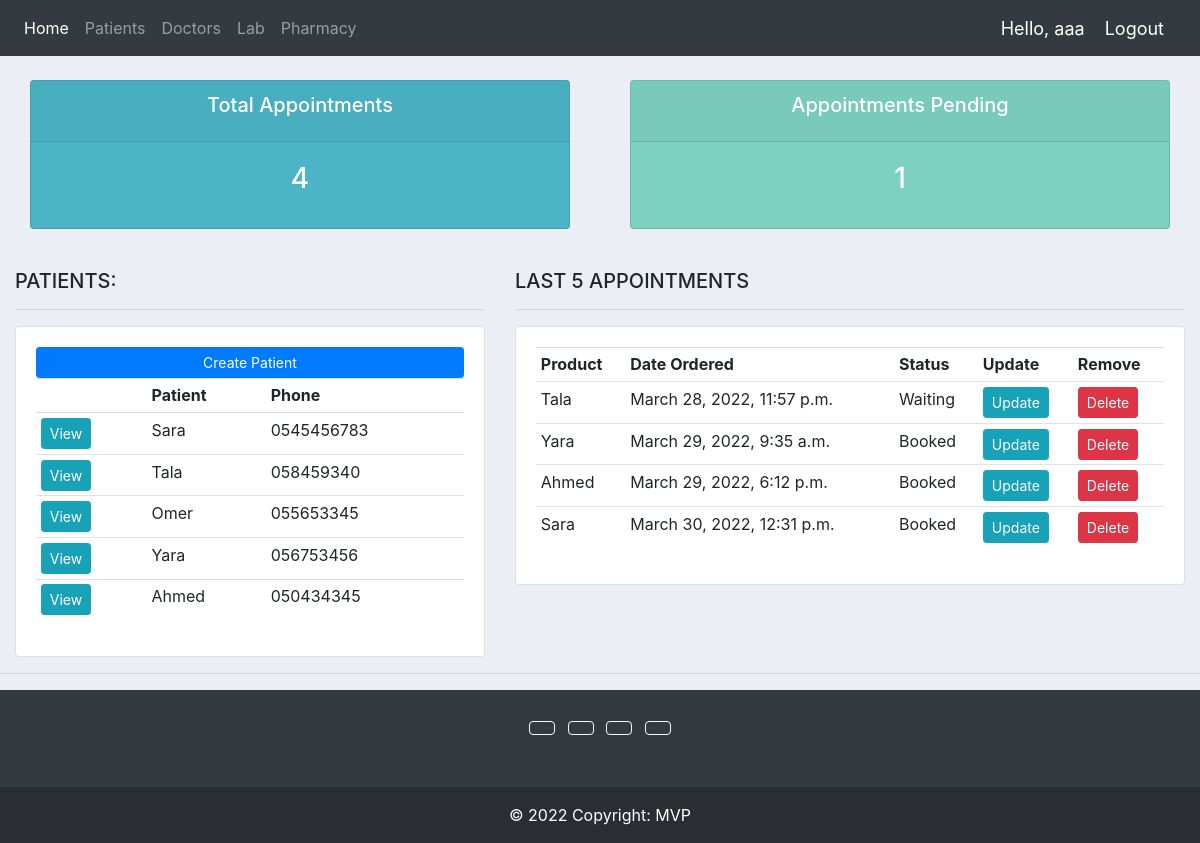
The app's page / (signed in) with its own data.
### accounts/models.py (models this page shows, shortened)
class Patient(models.Model):
    name = models.CharField(max_length=200, null=True)
    email = models.EmailField()
    phone = models.CharField(max_length=200, null=True)
    date = models.TimeField()
    def __str__(self):
        return self.name

class Appointment(models.Model):
    STATUS = (
        ('Booked', 'Booked'),
        ('Available', 'Available'),
        ('Waiting', 'Waiting')
    )
    patient = models.ForeignKey(Patient, null=True, on_delete=models.SET_NULL)
    doctor = models.ForeignKey(Doctor, null=True, on_delete=models.SET_NULL)
    date_created = models.DateTimeField(auto_now_add=True, null=True)
    status = models.CharField(max_length=200, null=True, choices=STATUS)

### accounts/decorators.py (the view)
    def wrapper_function(request, *args, **kwargs):
        group = None
        if request.user.groups.exists():
            group = request.user.groups.all()[0].name
        if group == 'patient':
            return redirect('user-page')
        if group == 'admin':
            return view_func(request, *args, **kwargs)

### accounts/views.py (called while the page is built)
@login_required(login_url='login')
@admin_only
def home(request):
    appointments = Appointment.objects.all()
    patients = Patient.objects.all()
    total_patients = patients.count()
    total_appointments = Appointment.objects.all().count()
    pending = appointments.filter(status='Waiting').count()
    context = {'appointments': appointments, 'patients': patients,
               'total_appointments': total_appointments, 'pending': pending}
    return render(request, 'accounts/dashboard.html', context)

### accounts/templates/accounts/dashboard.html
{%  extends 'accounts/main.html' %}
{% block content %}
{%  include 'accounts/status.html' %}
<br>
<div class="row">
	<div class="col-md-5">
		<h5>PATIENTS:</h5>
		<hr>
		<div class="card card-body">
			<a class="btn btn-primary  btn-sm btn-block" href="">Create Patient</a>
			<table class="table table-sm">
				<tr>
					<th></th>
					<th>Patient</th>
					<th>Phone</th>
				</tr>
				{% for patient in patients %}
					<tr>
						<td><a class="btn btn-sm btn-info" href="{% url 'patient' patient.id %}">View</a></td>
						<td>{{patient.name}}</td>
						<td>{{patient.phone}}</td>
					</tr>
				{% endfor %}
			</table>
		</div>
	</div>
	<div class="col-md-7">
		<h5>LAST 5 APPOINTMENTS</h5>
		<hr>
		<div class="card card-body">
			<table class="table table-sm">
				<tr>
					<th>Product</th>
					<th>Date Ordered</th>
					<th>Status</th>
					<th>Update</th>
					<th>Remove</th>
				</tr>
				{% for appointment in appointments %}
					<tr>
						<td>{{appointment.patient}}</td>
						<td>{{appointment.date_created}}</td>
						<td>{{appointment.status}}</td>
						<td><a class="btn btn-sm btn-info" href="{% url 'update_appointments' appointment.id %}">Update</a></td>
						<td><a class="btn btn-sm btn-danger" href="{% url 'delete_appointment' appointment.id %}">Delete</a></td>
					</tr>
				{% endfor %}
			</table>
		</div>
	</div>
</div>
{% endblock %}

### accounts/templates/accounts/navbar.html (shortened to what this page needs)
{% load static %}
<nav class="navbar navbar-expand-lg navbar-dark bg-dark">
  <div class="collapse navbar-collapse" id="navbarNav">
    <ul class="navbar-nav">
      {% if request.user.is_staff %}
      <li class="nav-item active">
        <a class="nav-link" href="{% url 'home' %}">Home</a>
      </li>
      <li class="nav-item">
        <a class="nav-link" href="{% url 'patientHome' %}">Patients</a>
      </li>
      <li class="nav-item">
        <a class="nav-link" href="{% url 'doctor' %}">Doctors</a>
      </li>
      <li class="nav-item">
        <a class="nav-link" href="{% url 'lab' %}">Lab</a>
      </li>
      <li class="nav-item">
        <a class="nav-link" href="">Pharmacy</a>
      </li>
      {% endif %}
    </ul>
  </div>
  <span class="hello-msg">Hello, {{request.user}}</span>
  <span ><a  class="hello-msg" href="{% url 'logout' %}">Logout</a></span>
</nav>

### static/css/main.css (style rules this page uses)
body { background-color: #ebeff5; }

### accounts/templates/accounts/navbar.html (style rules this page uses)
.hello-msg { font-size: 18px; color: #fff; margin-right: 20px; }

### records on screen
Patient: name "Sara", phone "0545456783"
Patient: name "Tala", phone "058459340"
Patient: name "Omer", phone "055653345"
Patient: name "Yara", phone "056753456"
Patient: name "Ahmed", phone "050434345"
Appointment: patient "Tala", date_created "March 28, 2022, 11:57 p.m.", status "Waiting"
Appointment: patient "Yara", date_created "March 29, 2022, 9:35 a.m.", status "Booked"
Appointment: patient "Ahmed", date_created "March 29, 2022, 6:12 p.m.", status "Booked"
Appointment: patient "Sara", date_created "March 30, 2022, 12:31 p.m.", status "Booked"

### other values on screen
{{ request.user }} "aaa"
{{ total_appointments }} "4"
{{ pending }} "1"
